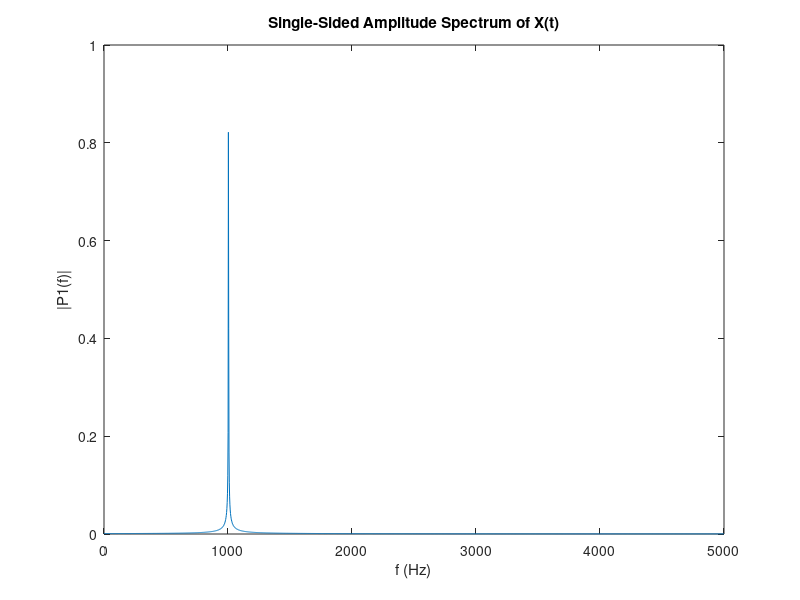

Write MATLAB code to recreate this figure.
fs = 10000; % Sampling frequency (samples per second) 
dt = 1/fs; % seconds per sample 
StopTime = 0.4096; % seconds 
t = (0:dt:StopTime); % seconds 
F = 1004; % Sine wave frequency (hertz) 
data = sin(2*pi*F*t);

FID = fopen('samples.txt', 'w');
if FID == -1, error('Cannot create file.'); end
fprintf(FID, '%f,\n', data);
fclose(FID);

plot(t,data);
Y = fft(data)

P2 = abs(Y/length(t));
P1 = P2(1:length(t)/2+1)
P1(2:end-1) = 2*P1(2:end-1);

f = fs*(0:(length(t))/2)/length(t);

FID = fopen('f.txt', 'w');
if FID == -1, error('Cannot create file.'); end
fprintf(FID, '%f\n', f);
fclose(FID);

plot(f,P1) 
title('Single-Sided Amplitude Spectrum of X(t)')
xlabel('f (Hz)')
ylabel('|P1(f)|')